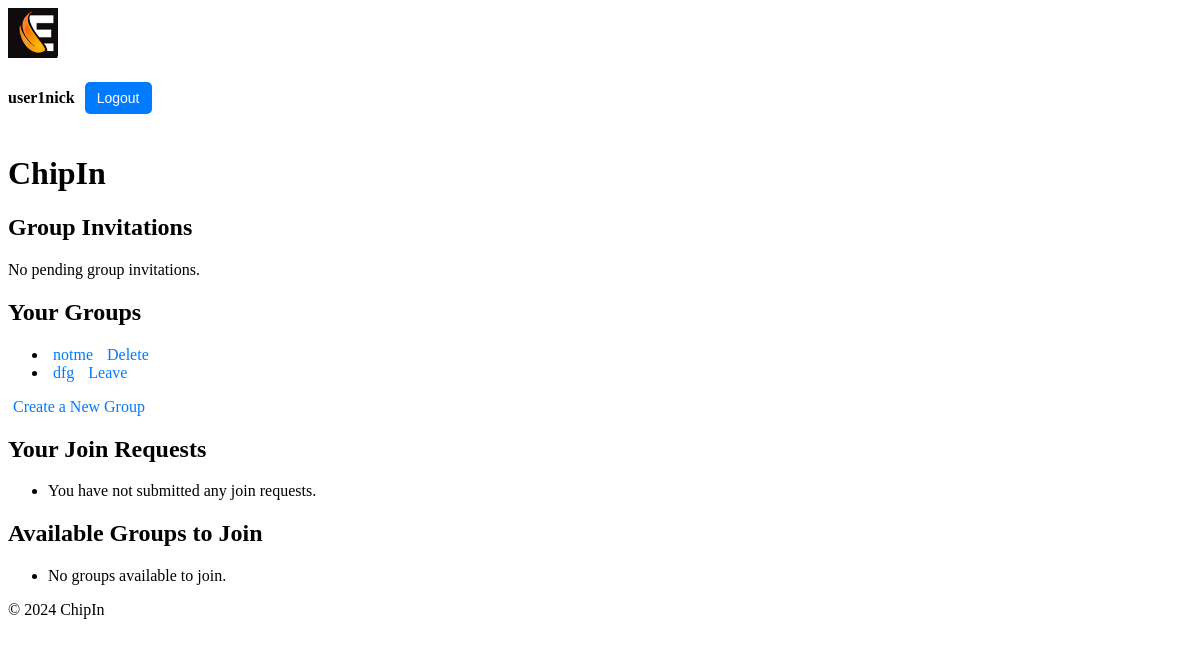
/chipin/ (signed in), run on an earlier commit of the app's database.
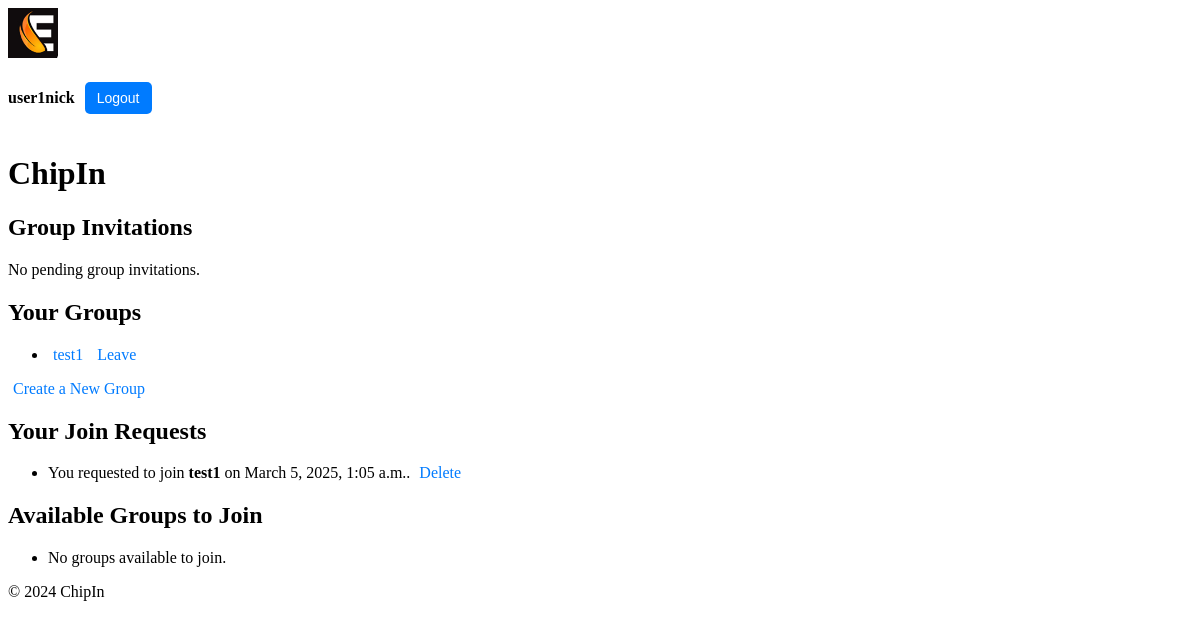
And on a later commit of the database.
### users/models.py (models this page shows, shortened)
class CustomUser(AbstractUser):
    nickname = models.CharField(max_length=30, unique=True)
    email = models.EmailField(unique=True)
    is_profile_public = models.BooleanField(
        default=False
    )  # User controls if profile is public or private

class Profile(models.Model):
    user = models.OneToOneField(CustomUser, on_delete=models.CASCADE)
    first_name = models.CharField(max_length=30)
    surname = models.CharField(max_length=30)
    nickname = models.CharField(max_length=30, unique=True, null=False, blank=False)

### chipin/models.py (models this page shows, shortened)
class Group(models.Model):
    name = models.CharField(max_length=100)
    admin = models.ForeignKey(
        CustomUser, related_name="admin_groups", on_delete=models.CASCADE
    )
    members = models.ManyToManyField(
        CustomUser, related_name="group_memberships", blank=True
    )
    invited_users = models.ManyToManyField(
        CustomUser, related_name="pending_invitations", blank=True
    )

class GroupJoinRequest(models.Model):
    user = models.ForeignKey(CustomUser, on_delete=models.CASCADE)
    group = models.ForeignKey(
        Group, on_delete=models.CASCADE, related_name="join_requests"
    )
    is_approved = models.BooleanField(default=False)
    votes = models.ManyToManyField(
        CustomUser, related_name="votes", blank=True
    )  # Tracks users who voted
    created_at = models.DateTimeField(auto_now_add=True)

### chipin/views.py (the view)
# urls.py: path("", views.home, name="home"),
@login_required
def home(request):
    user = request.user
    pending_invitations = (
        user.pending_invitations.all()
    )  # Get pending group invitations for the current user
    user_groups = user.group_memberships.all()  # Get groups the user is a member of
    user_join_requests = GroupJoinRequest.objects.filter(
        user=user
    )  # Get join requests sent by the user
    available_groups = Group.objects.exclude(members=user).exclude(
        join_requests__user=user
    )  # Get groups the user is not a member of and the user has not requested to join
    context = {
        "pending_invitations": pending_invitations,
        "user_groups": user_groups,
        "user_join_requests": user_join_requests,
        "available_groups": available_groups,
    }
    return render(request, "chipin/home.html", context)

### chipin/context_processors.py (called while the page is built)
def user_profile(request):
    if request.user.is_authenticated:
        try:
            return {"nickname": request.user.profile.nickname}
        except Profile.DoesNotExist:
            return {
                "nickname": request.user.username
            }  # Fallback to username if no profile exists
    return {}

### chipin/templates/chipin/home.html (shortened to what this page needs)
{% extends 'chipin/base.html' %}
{% load static %}
{% block content %}
    <h1>ChipIn</h1>
    <h2>Group Invitations</h2>
    <div class="invitation-notification">
        {% if pending_invitations %}
            <ul>
                {% for group in pending_invitations %}
                    <li>
                        You have been invited to join <strong>{{ group.name }}</strong>.
                        <a href="{% url 'chipin:accept_invite' group.id %}?user_id={{ request.user.id }}">Accept</a>
                    </li>
                {% empty %}
                    <li>No pending group invitations.</li>
                {% endfor %}
            </ul>
        {% else %}
            <p>No pending group invitations.</p>
        {% endif %}
    </div>
    <h2>Your Groups</h2>
    <ul>
        {% for group in user.group_memberships.all %}
        <li>
            <a href="{% url 'chipin:group_detail' group.id %}">{{ group.name }}</a>
            {% if group.admin == request.user %}
                <a href="{% url 'chipin:delete_group' group.id %}" onclick="return confirm('Are you sure you want to delete this group?');">Delete</a>
            {% else %}
                <a href="{% url 'chipin:leave_group' group.id %}" onclick="return confirm('Are you sure you want to leave this group?');">Leave</a>
            {% endif %}
        </li>
        {% empty %}
        <li>You are not a member of any group yet.</li>
        {% endfor %}
    </ul>
    <a href="{% url 'chipin:create_group' %}">Create a New Group</a>
    <h2>Your Join Requests</h2>
    <ul>
        {% for join_request in user_join_requests %}
        <li>
            You requested to join <strong>{{ join_request.group.name }}</strong> on {{ join_request.created_at }}.
            <a href="{% url 'chipin:delete_join_request' join_request.id %}" onclick="return confirm('Are you sure you want to delete this join request?');">Delete</a>
        </li>
        {% empty %}
        <li>You have not submitted any join requests.</li>
        {% endfor %}
    </ul>
    <h2>Available Groups to Join</h2>
    <ul>
        {% for group in available_groups %}
        <li>
            <a href="{% url 'chipin:group_detail' group.id %}">{{ group.name }}</a>
            <span>- Admin: {{ group.admin.profile.nickname }}</span>
        </li>
        {% empty %}
        <li>No groups available to join.</li>
        {% endfor %}
    </ul>
{% endblock %}

### chipin/templates/chipin/base.html (shortened to what this page needs)
{% load static %}
<!DOCTYPE html>
<html lang="en">
<head>
    <link rel="stylesheet" href="{% static 'chipin/styles.css' %}">
</head>
<body>
    <header>
        <div class="logo">
            <img src="{% static 'chipin/logo_90.jpg' %}" alt="ChipIn Logo">
        </div>
        <div class="user-info">
            {% if request.user.is_authenticated %}
                <span>{{ request.user.profile.nickname }}</span>
                <form action="{% url 'users:logout' %}" method="post">
                    <button type="submit">Logout</button>
                </form>
            {% else %}
                <a href="{% url 'users:login' %}">Login</a> <a href="{% url 'users:register' %}">Register</a>
            {% endif %}
        </div>
    </header>
    <main>
        {% block content %}
        {% endblock %}
    </main>
    <footer>
        <p>&copy; 2024 ChipIn</p>
    </footer>
</body>
</html>

### chipin/static/chipin/styles.css (style rules this page uses)
.logo img { max-height: 50px; }
.user-info { display: flex; align-items: center; font-size: 16px; }
.user-info span { margin-right: 10px; font-weight: bold; }
.user-info button { background-color: #007BFF; color: white; border: none; padding: 8px 12px; cursor: pointer; border-radius: 5px; font-size: 14px; }
button { background-color: #28a745; color: white; border: none; padding: 10px 15px; cursor: pointer; border-radius: 5px; font-size: 14px; margin-top: 20px; margin-bottom: 20px; }
a { color: #007BFF; text-decoration: none; padding: 5px }

What changed in the data, as far as the page shows it:
removed Group: name "notme", shows "Delete"
removed Group: name "dfg", shows "Leave"
added Group: name "test1", shows "Leave"
added GroupJoinRequest: group.name "test1", created_at "March 5, 2025, 1:05 a.m."
Also different on the page:
text no longer shown: "You have not submitted any join requests."
